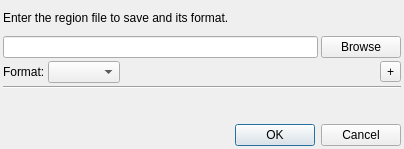
<ui version="4.0" >
 <class>RSFileSaver</class>
 <widget class="QWidget" name="RSFileSaver" >
  <property name="geometry" >
   <rect>
    <x>0</x>
    <y>0</y>
    <width>404</width>
    <height>149</height>
   </rect>
  </property>
  <property name="windowTitle" >
   <string>Region Shape File Saver</string>
  </property>
  <layout class="QVBoxLayout" >
   <property name="spacing" >
    <number>3</number>
   </property>
   <property name="leftMargin" >
    <number>3</number>
   </property>
   <property name="topMargin" >
    <number>3</number>
   </property>
   <property name="rightMargin" >
    <number>3</number>
   </property>
   <property name="bottomMargin" >
    <number>3</number>
   </property>
   <item>
    <widget class="QLabel" name="label" >
     <property name="text" >
      <string>Enter the region file to save and its format.</string>
     </property>
    </widget>
   </item>
   <item>
    <layout class="QHBoxLayout" >
     <property name="spacing" >
      <number>3</number>
     </property>
     <item>
      <widget class="QLineEdit" name="fileLocation" />
     </item>
     <item>
      <widget class="QPushButton" name="browseButton" >
       <property name="text" >
        <string>Browse</string>
       </property>
      </widget>
     </item>
    </layout>
   </item>
   <item>
    <layout class="QHBoxLayout" >
     <property name="spacing" >
      <number>3</number>
     </property>
     <item>
      <widget class="QLabel" name="label_2" >
       <property name="text" >
        <string>Format:</string>
       </property>
      </widget>
     </item>
     <item>
      <widget class="QComboBox" name="formatChooser" />
     </item>
     <item>
      <spacer>
       <property name="orientation" >
        <enum>Qt::Horizontal</enum>
       </property>
       <property name="sizeHint" >
        <size>
         <width>201</width>
         <height>20</height>
        </size>
       </property>
      </spacer>
     </item>
     <item>
      <widget class="QToolButton" name="optionsButton" >
       <property name="text" >
        <string>+</string>
       </property>
       <property name="checkable" >
        <bool>true</bool>
       </property>
      </widget>
     </item>
    </layout>
   </item>
   <item>
    <widget class="Line" name="line" >
     <property name="orientation" >
      <enum>Qt::Horizontal</enum>
     </property>
    </widget>
   </item>
   <item>
    <widget class="QFrame" name="optionsFrame" >
     <property name="frameShape" >
      <enum>QFrame::NoFrame</enum>
     </property>
     <property name="frameShadow" >
      <enum>QFrame::Raised</enum>
     </property>
    </widget>
   </item>
   <item>
    <layout class="QHBoxLayout" >
     <item>
      <spacer>
       <property name="orientation" >
        <enum>Qt::Horizontal</enum>
       </property>
       <property name="sizeHint" >
        <size>
         <width>231</width>
         <height>20</height>
        </size>
       </property>
      </spacer>
     </item>
     <item>
      <widget class="QDialogButtonBox" name="buttonBox" >
       <property name="standardButtons" >
        <set>QDialogButtonBox::Cancel|QDialogButtonBox::NoButton|QDialogButtonBox::Ok</set>
       </property>
      </widget>
     </item>
    </layout>
   </item>
  </layout>
 </widget>
 <resources/>
 <connections/>
</ui>
